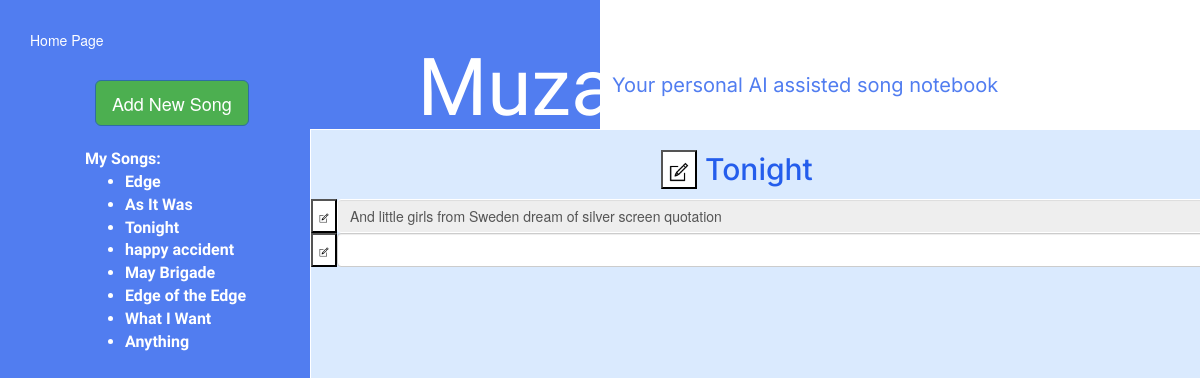
Screenshot of /song/Tonight with the database file from the repository.
### tables this page shows
CREATE TABLE song
(
    id          integer
        constraint song_pk
            primary key,
    title       varchar,
    genre       varchar,
    inspiration varchar
);

CREATE TABLE "line"
(
    song_id       integer,
    line_num      integer,
    words_num     integer,
    max_words_num integer,
    uniqueness    float,
    rhyme         boolean,
    emotion       varchar
, line varchar);

### app.py (the view, shortened to what this page needs)
@app.route('/song/<song_name>', methods=['GET', 'POST'])
def song(song_name):
    conn = get_db_connection()
    songs = get_songs_dict(conn)
    update_parameters_table(conn, song_name)
    conn.close()
    return render_template('song.html', song_name=song_name, text=songs[song_name], songs=songs)

### app.py (called while the page is built)
def get_db_connection():
    conn = sqlite3.connect('muza_database.sqlite')
    conn.row_factory = sqlite3.Row
    return conn

### utils/sql_queries.py (called while the page is built)
def get_songs_dict(conn):
    songs_list = conn.execute("SELECT s.title, s.id from song s").fetchall()
    songs_names = conn.execute("SELECT s.title from song s").fetchall()
    songs_names = list(map(lambda x: x[0], songs_names))
    id2name = {k: v for v, k in songs_list}
    songs = {k: [] for k in songs_names}
    songs_text = conn.execute("SELECT l.song_id, l.line_num, l.line from line l").fetchall()
    for line in songs_text:
        songs[id2name[line[0]]].append((line[1], line[2]))
    return songs

def update_parameters_table(conn, song_name):
    songs_list = conn.execute("SELECT s.title, s.id from song s").fetchall()
    name2id = {v: k for v, k in songs_list}
    conn.execute("UPDATE parameters SET last_song_id =? WHERE id = 1", (name2id[song_name],))
    conn.commit()

### templates/song.html (shortened to what this page needs)
<!DOCTYPE html>
<html lang="en">
<link rel="stylesheet" href="{{ url_for('static', filename='css/song.css') }}">
<link rel="stylesheet" href="https://maxcdn.bootstrapcdn.com/bootstrap/3.4.1/css/bootstrap.min.css">
    <link rel="stylesheet" href="https://cdn.jsdelivr.net/bootstrap.tagsinput/0.8.0/bootstrap-tagsinput.css">
<head>
</head>
<body>
<form method="post" style="padding: 30px">
    <a name="main_button" href="{{ url_for('index') }}" type="submit" style="color:white; margin-top: 100px;">Home
        Page</a>
</form>
<div class="v1_143">
    <div class="v1_144">
        <form id="add_song_form" method="post">
            <button name="add_song_button" href="{{ url_for('add_song') }}" type="submit"
                    style="background-color:#4CAF50;" class="btn btn-primary btn-lg">Add New Song
            </button>
        </form>
    </div>
    <div class="v1_149">
        <b id="ai-setting">AI Settings</b> <br> <br>
        <label for="ending-words-input">ending words:</label>
        <br><input type="text" id="ending-words-input" data-role="tagsinput" class="form-control"> <br><br>
        <label for="line-key-words-input">keywords in a line:</label>
        <br><input id="line-key-words-input" type="text" data-role="tagsinput" class="form-control"><br>
        <br><label for="uniqueness">uniqueness</label>
        <input type="range" style="color: aliceblue" id="uniqueness" name="volume" min="0" max="1" step="0.1"><br>
        <input checked type="checkbox" id="rhyme"><label for="rhyme">make it rhyme</label> <br>
        <br><input type="checkbox" id="emotion-check"><label for="emotion">emotion:</label>
    </div>
    <div class="v1_145 col-sm" style="overflow-y:scroll;">
        <h2 style="padding-left: 350px; color: #245DEC; font-family: Inter;">
            <button onclick="showHelpWindowTitle()" style="background-color: white;"
                    class="help-button" id="help-button-title">
                <img style="width: 20px; height: 20px" src="{{ url_for('static', filename='images/edit_icon.png') }}"
                     alt="icon"></button>
            {{ song_name }}
        </h2>
        {% for i in range(100) %}
            {% if i <= songs[song_name]|length %}
                {% set display = "block" %}
            {% else %}
                {% set display = "none" %}
            {% endif %}
            <div id="main-div-{{ i }}" style="display: {{ display }}">
                <div style="display: flex;">
                    <button onclick="showHelpWindow({{ i }})" style="background-color: white;"
                            class="help-button" id="help-button-{{ i }}">
                        <img id="edit-icon" src="{{ url_for('static', filename='images/edit_icon.png') }}" alt="icon">
                    </button>
                <form method="post" id="form1" style="width: 1000px;">
                    {% if i == songs[song_name]|length %}
                        <input type="text" form="form1" rows="1" class="form-control text-song" name="text-{{ i }}" id="song-text-{{ i }}" value="">
                    {% elif i < songs[song_name]|length %}
                        <input type="text" form="form1" disabled rows="1" class="form-control text-song" name="text-{{ i }}" id="song-text-{{ i }}"
                               value="{{ songs[song_name][i][1] }}">
                    {% else %}
                        <input type="text" form="form1" rows="1" class="form-control text-song" name="text-{{ i }}"
                               id="song-text-{{ i }}" value="">
                    {% endif %}
                </form>
                </div>
            </div>
    {% endfor %}
    </div>
    <span class="v1_146">Muza</span><span class="v1_147" style="align-items: center">Your personal AI assisted song notebook</span>
    <span class="v1_148">
        My Songs:
        <ul>
            {% for song_name in songs %}
                <li><a href="{{ url_for('song', song_name=song_name) }}">{{ song_name }}</a></li>
            {% endfor %}
        </ul>
    </span>
</div>
</body>
</html>

### static/css/song.css (style rules this page uses)
#ai-setting { color: #517DF0; font-size: 20px; }
#edit-icon { width: 10px; height: 10px; }
body { background: linear-gradient(to right, #517DF0 50%, white 50%); height: 100%; font-size: 14px; }
* { box-sizing: border-box; }
body { font-size: 14px; }
.v1_143 { background: white; opacity: 1; top: 0; left: 0; overflow: hidden; }
.v1_144 { width: 212px; height: 600px; background: #517DF0; opacity: 1; position: absolute; top: 80px; left: 95px; overflow: hidden; }
.v1_149 { width: 212px; height: 600px; background: white; opacity: 1; position: absolute; top: 129px; right: 78px; border: 1px solid rgba(255, 255, 255, 1); overflow: hidden; padding: 15px; }
.v1_145 { width: 915px; height: 600px; background: #DAEAFE; opacity: 1; position: absolute; top: 129px; left: 310px; border: 1px solid rgba(255, 255, 255, 1); overflow: hidden; }
.v1_146 { width: 50%; color: white; position: absolute; top: 31px; left: 18%; font-family: ABeeZee, serif; font-size: 80px; opacity: 1; text-align: center; }
.v1_147 { width: 50%; color: #517DF0; position: absolute; top: 71px; left: 51%; font-family: Inter, serif; font-size: 20px; opacity: 1; text-align: left; }
.v1_148 { width: 200px; color: white; position: absolute; top: 143px; left: 80px; font-family: ABeeZee, serif; font-weight: Bold; font-size: 16px; opacity: 1; padding: 5px; }
a:link, a:visited { color: white; }
.form-control:disabled { background: #DAEAFE; border: 1px solid white; }

### rows the page displays
song: title "Tonight"
line: line "And little girls from Sweden dream of silver screen quotation"
song: title "Edge"
song: title "As It Was"
song: title "happy accident"
song: title "May Brigade"
song: title "Edge of the Edge"
song: title "What I Want"
song: title "Anything"
